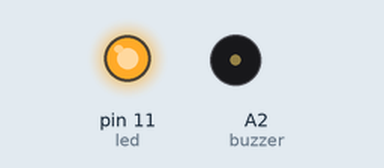
Bench run of a sketch on a simulated Arduino Uno, built with avr-gcc and run on an emulated ATmega328P. On the bench: output pins drawn as LEDs (lit = HIGH), buzzer (waves = sounding).

Above: at 30.5 s.
At 33.2 s:
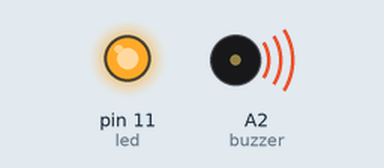
Timing chart, 0 to 34.6 s (numbered marks = the images above):
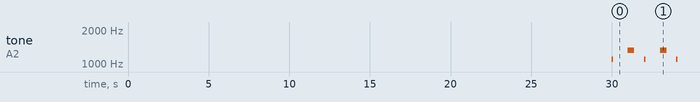

Measured:
- by itself, tone on A2 (buzzer): repeats every 2.0 s: silent 0.90 s, 1319 Hz 0.40 s, silent 0.60 s, 1100 Hz 0.10 s

The sketch:

firmware.ino
```cpp
// (licence header left out)
void setup() {
  pinMode(11, OUTPUT); // led
  pinMode(A2, OUTPUT); // buzzer
  lightOn();
  delay(30000);
}

void lightOn() {
  digitalWrite(11, HIGH);
}

void playMelody() {
  tone(A2, 1100, 100);
  delay(1000);
  tone(A2, 1319, 400);
  delay(1000);
}

void loop() {
  playMelody();
}
```
